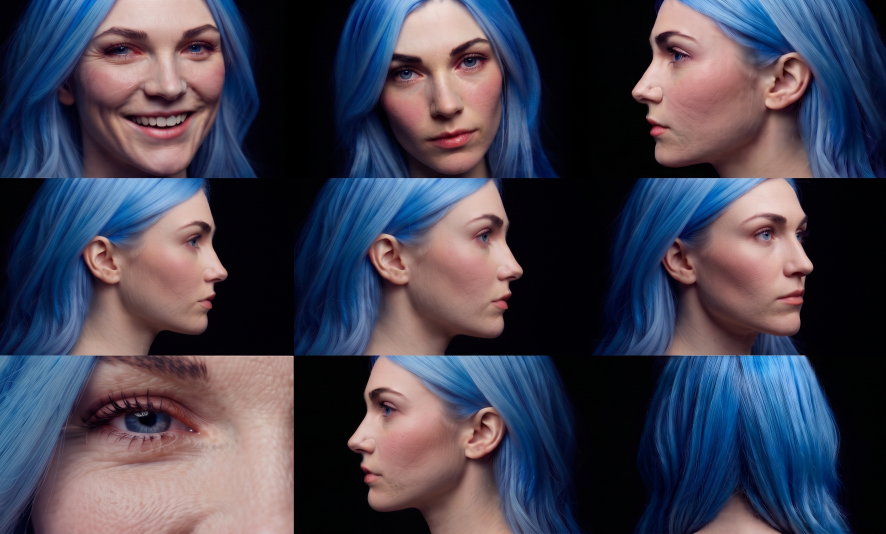
#> input picture images/character/angels (4).jpeg, 2656 x 1600 px (shown at 1/3 size); its folder holds only this picture in this run
$ python -i expression.py   (imports and definitions only)
#> lines starting #> are read from the running program, lines starting #| are printed output that depends on the picture
#> further down, picture is the input picture: shape (1600, 2656, 3); mean B, G, R 82.4, 66.8, 68.9
### scripts/dream_mind/store.py
"""
store.py - where the mind keeps itself: small JSON / JSON-lines files under
memories/mind/. Writes are atomic (temp file + rename) so a crash or a second
process can't leave a half-written file.
"""

import json
import os
import threading
from pathlib import Path

ROOT = Path(__file__).resolve().parents[2]  # repo root (scripts/dream_mind/store.py)
_dir = ROOT / "memories" / "mind"
LEGACY_DIR = ROOT / "memories"   # mymilestones.txt, dreams.txt: the human-readable files
IMAGES_DIR = ROOT / "output" / "dreams"   # painted dreams (gitignored)
_lock = threading.RLock()


# [7 lines left out: function set_dir, not called in this run]


def mind_dir() -> Path:
    _dir.mkdir(parents=True, exist_ok=True)
    return _dir


def path(name: str) -> Path:
    return mind_dir() / name


def read_json(name, default=None):
    with _lock:
        try:
            with open(path(name), encoding="utf-8") as f:
                return json.load(f)
        except (OSError, ValueError):
            return default


# [49 lines left out: functions write_json, append_jsonl, read_jsonl, write_jsonl, remove, not called in this run]

### scripts/dream_mind/expression.py
"""
expression.py - reading your face, if you let her.

OFF by default. When it's on, she looks at the camera frames surveillance.py
publishes (see frames.py) about once a second while someone is around, and
estimates a few things: is there a face, is it smiling, are the eyes visible
(closed or looking away reads as tired), how close is it to the camera. Those
become small nudges to her mood and a line in her prompt ("they look tired").

What this is not:
  * Not facial-landmark or micro-expression analysis. It uses OpenCV's classic
    Haar detectors (face, eyes, smile), which is what's installed. They read
    smiles, presence and drowsiness reasonably and cannot read sadness or anger,
    so what she perceives is skewed toward the positive. MediaPipe landmarks would
    do better and could replace analyze().
  * Not a recording. Frames stay in memory for a moment; only a few numbers are kept.

She only ever looks while the switch is on, and you can turn it off by asking.
"""

import os
import time

from . import store

try:
    import cv2
except ImportError:
    cv2 = None

FILE = "expression.json"

SMILE_STREAK = 3          # consecutive frames of smiling before it counts
DROWSY_STREAK = 6         # ...of a face with no eyes visible
SMILE_COOLDOWN_S = 90
DROWSY_COOLDOWN_S = 300
EMA = 0.25
FRESH_S = 20


def _clamp(x, lo=0.0, hi=1.0):
    return max(lo, min(hi, x))


class ExpressionSensor:
    def __init__(self):
        d = store.read_json(FILE, {}) or {}
        self.enabled = bool(d.get("enabled", False))
        self.last = None            # the latest reading
        self.last_ts = 0.0
        self.valence = 0.0          # smoothed
        self.arousal = 0.3
        self._smile_run = 0
        self._drowsy_run = 0
        self._last_smile = 0.0
        self._last_drowsy = 0.0
        self._seen_face_ts = 0.0
        self.face_cascade = self.eye_cascade = self.smile_cascade = None
        if cv2 is not None:
            def load(name):
                c = cv2.CascadeClassifier(os.path.join(cv2.data.haarcascades, name))
                return None if c.empty() else c
            self.face_cascade = load("haarcascade_frontalface_default.xml")
            self.eye_cascade = load("haarcascade_eye.xml")
            self.smile_cascade = load("haarcascade_smile.xml")

    @property
    def available(self):
        return cv2 is not None and self.face_cascade is not None

    # [5 lines left out: function set_enabled, not called in this run]

    # ------------------------------------------------------------ analysis
    def analyze(self, frame):
        """One frame -> a reading, or None if there's no face. (Swap this out for
        a landmark model to do better.)"""
        if not self.available or frame is None:
            return None
        gray = cv2.cvtColor(frame, cv2.COLOR_BGR2GRAY)
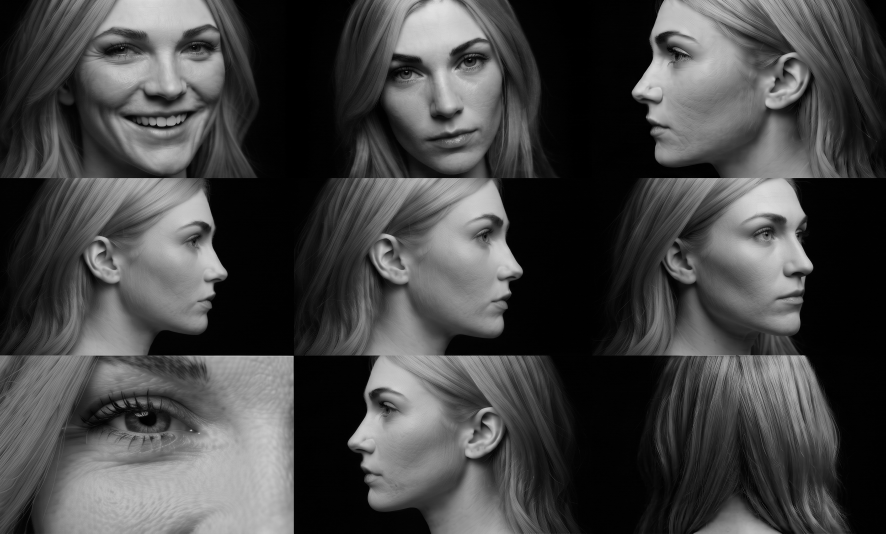
#> gray: shape (1600, 2656) (shown at 1/3 size); min 0, max 237, mean 69.2
        scale = 320.0 / gray.shape[1]
#> scale = 0.12
        if scale < 1.0:
            gray = cv2.resize(gray, (320, int(gray.shape[0] * scale)), interpolation=cv2.INTER_AREA)
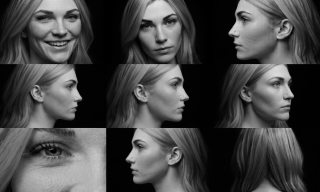
#> gray: shape (192, 320); min 0, max 224, mean 69.2
        gray = cv2.equalizeHist(gray)
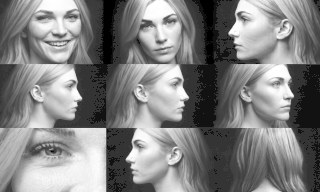
#> gray: shape (192, 320); min 0, max 255, mean 128.8
        faces = self.face_cascade.detectMultiScale(gray, scaleFactor=1.15, minNeighbors=5, minSize=(40, 40))
#> faces = [[131, 2, 56, 56]]
        if len(faces) == 0:
            return None
        x, y, w, h = max(faces, key=lambda r: r[2] * r[3])
#> x = 131; y = 2; w = 56; h = 56
        size = (w * h) / float(gray.shape[0] * gray.shape[1])
#> size = 0.051

        eyes = 0
        if self.eye_cascade is not None:
            eyes = len(self.eye_cascade.detectMultiScale(gray[y:y + int(h * 0.6), x:x + w], scaleFactor=1.1, minNeighbors=6, minSize=(12, 12)))
#> eyes = 0
        smile = False
        if self.smile_cascade is not None:
            lower = gray[y + h // 2:y + h, x:x + w]
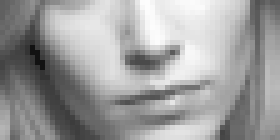
#> lower: shape (28, 56) (shown 5 times larger); min 18, max 253, mean 157.9
            if lower.size:
                smile = len(self.smile_cascade.detectMultiScale(lower, scaleFactor=1.6, minNeighbors=22, minSize=(20, 10))) > 0
#> smile = False

        valence = 0.6 if smile else -0.05
#> valence = -0.05
        arousal = _clamp(0.3 + (0.2 if size > 0.12 else 0.0) + (0.15 if smile else 0.0) - (0.25 if eyes == 0 else 0.0))
#> arousal = 0.05
        return {"smile": smile, "eyes": eyes, "size": round(float(size), 3), "valence": valence, "arousal": arousal}

    # [44 lines left out: functions observe, describe, summary, not called in this run]

>>> import cv2
>>> picture = cv2.imread('../../images/character/angels (4).jpeg')
>>> result = ExpressionSensor().analyze(picture)
#> result = {'smile': False, 'eyes': 0, 'size': 0.051, 'valence': -0.05, 'arousal': 0.05}

$ run again, on images/character/angles (2).jpeg
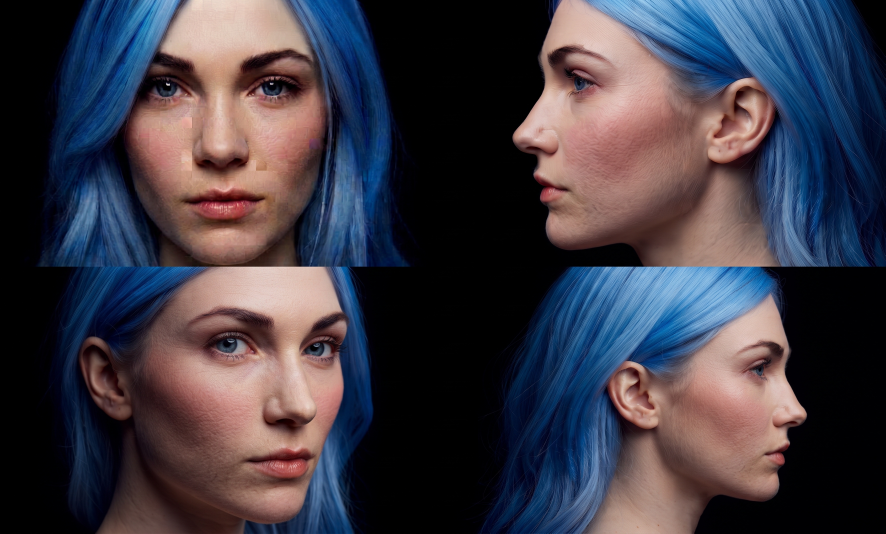
#> input picture images/character/angles (2).jpeg, 2656 x 1600 px (shown at 1/3 size)
#> picture is the input picture: shape (1600, 2656, 3); mean B, G, R 69.7, 59.1, 62.8
#> in analyze, `gray = cv2.equalizeHist(gray)`:
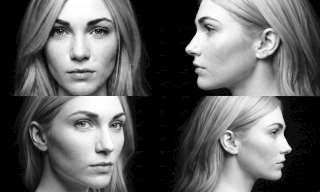
#> gray: shape (192, 320); min 0, max 255, mean 96.7
#> faces = [[40, 3, 80, 80], [59, 91, 86, 86]]
#> x = 59; y = 91; w = 86
#> size = 0.12
#> eyes = 1
#> in analyze, `lower = gray[y + h // 2:y + h, x:x + w]`:
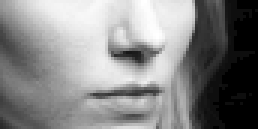
#> lower: shape (43, 86) (shown 3 times larger); min 0, max 255, mean 133.6
#> smile = False
#> valence = -0.05
#> arousal = 0.5
#> result = {'smile': False, 'eyes': 1, 'size': 0.12, 'valence': -0.05, 'arousal': 0.5}

$ run again, on images/character/angles (3).jpeg
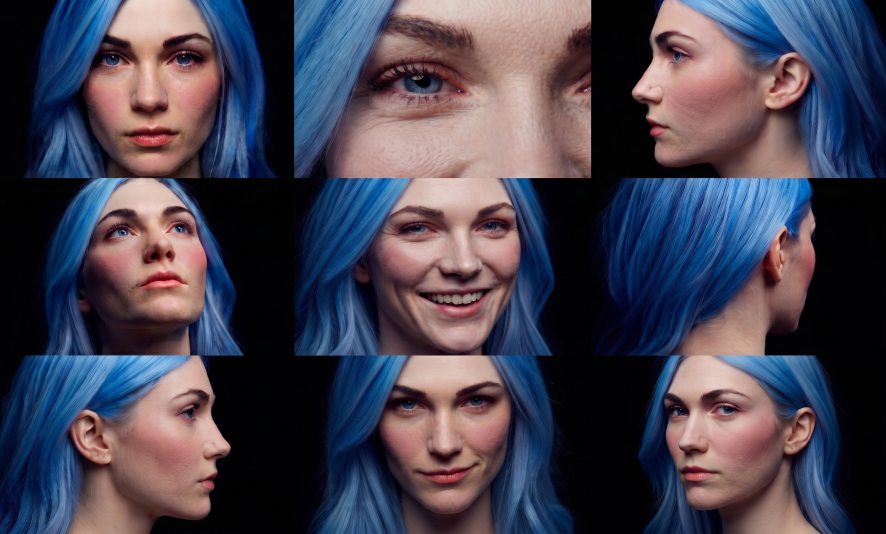
#> input picture images/character/angles (3).jpeg, 2656 x 1600 px (shown at 1/3 size)
#> picture is the input picture: shape (1600, 2656, 3); mean B, G, R 80.7, 66.5, 70.1
#> in analyze, `gray = cv2.equalizeHist(gray)`:
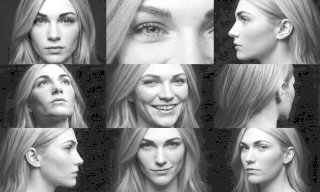
#> gray: shape (192, 320); min 0, max 255, mean 129.8
#> faces = [[224, 123, 61, 61], [26, 2, 56, 56], [28, 60, 55, 55], [132, 124, 58, 58], [132, 55, 68, 68]]
#> x = 132; y = 55; w = 68
#> size = 0.0753
#> eyes = 0
#> in analyze, `lower = gray[y + h // 2:y + h, x:x + w]`:
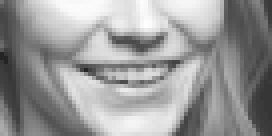
#> lower: shape (34, 68) (shown 4 times larger); min 36, max 255, mean 153.1
#> smile = False
#> valence = -0.05
#> arousal = 0.05
#> result = {'smile': False, 'eyes': 0, 'size': 0.075, 'valence': -0.05, 'arousal': 0.05}
